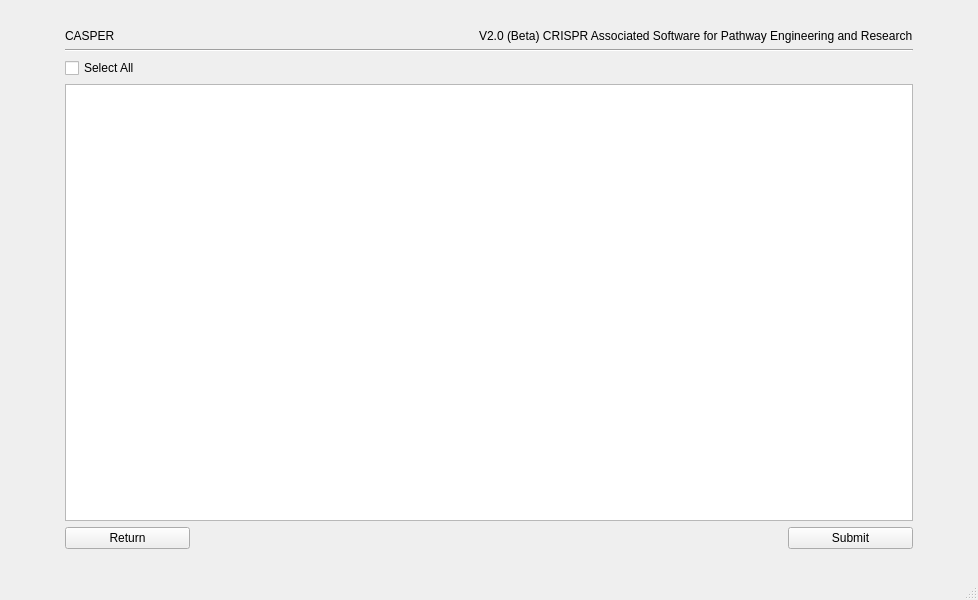
<?xml version="1.0" encoding="UTF-8"?>
<ui version="4.0">
 <class>MainWindow</class>
 <widget class="QMainWindow" name="MainWindow">
  <property name="enabled">
   <bool>true</bool>
  </property>
  <property name="geometry">
   <rect>
    <x>0</x>
    <y>0</y>
    <width>978</width>
    <height>600</height>
   </rect>
  </property>
  <property name="font">
   <font>
    <family>Arial</family>
    <weight>50</weight>
    <italic>false</italic>
    <bold>false</bold>
   </font>
  </property>
  <property name="windowTitle">
   <string>CASPER</string>
  </property>
  <property name="styleSheet">
   <string notr="true"/>
  </property>
  <widget class="QWidget" name="centralwidget">
   <layout class="QGridLayout" name="gridLayout">
    <item row="8" column="1" colspan="4">
     <spacer name="verticalSpacer">
      <property name="orientation">
       <enum>Qt::Vertical</enum>
      </property>
      <property name="sizeType">
       <enum>QSizePolicy::Fixed</enum>
      </property>
      <property name="sizeHint" stdset="0">
       <size>
        <width>20</width>
        <height>20</height>
       </size>
      </property>
     </spacer>
    </item>
    <item row="4" column="1">
     <widget class="QCheckBox" name="select_all_checkbox">
      <property name="text">
       <string>Select All</string>
      </property>
     </widget>
    </item>
    <item row="7" column="6">
     <widget class="QLabel" name="label_2">
      <property name="minimumSize">
       <size>
        <width>50</width>
        <height>0</height>
       </size>
      </property>
      <property name="maximumSize">
       <size>
        <width>50</width>
        <height>16777215</height>
       </size>
      </property>
      <property name="text">
       <string/>
      </property>
     </widget>
    </item>
    <item row="1" column="4">
     <widget class="QLabel" name="label_7">
      <property name="font">
       <font>
        <family>Arial</family>
        <weight>50</weight>
        <italic>false</italic>
        <bold>false</bold>
       </font>
      </property>
      <property name="styleSheet">
       <string notr="true"/>
      </property>
      <property name="text">
       <string>V2.0 (Beta) CRISPR Associated Software for Pathway Engineering and Research</string>
      </property>
     </widget>
    </item>
    <item row="5" column="6">
     <spacer name="horizontalSpacer_2">
      <property name="orientation">
       <enum>Qt::Horizontal</enum>
      </property>
      <property name="sizeType">
       <enum>QSizePolicy::Fixed</enum>
      </property>
      <property name="sizeHint" stdset="0">
       <size>
        <width>20</width>
        <height>20</height>
       </size>
      </property>
     </spacer>
    </item>
    <item row="1" column="1" colspan="3">
     <widget class="QLabel" name="label_8">
      <property name="sizePolicy">
       <sizepolicy hsizetype="Preferred" vsizetype="Fixed">
        <horstretch>0</horstretch>
        <verstretch>0</verstretch>
       </sizepolicy>
      </property>
      <property name="maximumSize">
       <size>
        <width>16777215</width>
        <height>16777215</height>
       </size>
      </property>
      <property name="styleSheet">
       <string notr="true"/>
      </property>
      <property name="text">
       <string>CASPER</string>
      </property>
     </widget>
    </item>
    <item row="4" column="0">
     <widget class="QLabel" name="label">
      <property name="minimumSize">
       <size>
        <width>50</width>
        <height>0</height>
       </size>
      </property>
      <property name="maximumSize">
       <size>
        <width>50</width>
        <height>16777215</height>
       </size>
      </property>
      <property name="text">
       <string/>
      </property>
     </widget>
    </item>
    <item row="5" column="1" colspan="4">
     <widget class="QTableWidget" name="tableWidget">
      <property name="minimumSize">
       <size>
        <width>0</width>
        <height>317</height>
       </size>
      </property>
      <property name="maximumSize">
       <size>
        <width>16777215</width>
        <height>16777215</height>
       </size>
      </property>
     </widget>
    </item>
    <item row="0" column="1" colspan="4">
     <spacer name="verticalSpacer_2">
      <property name="orientation">
       <enum>Qt::Vertical</enum>
      </property>
      <property name="sizeType">
       <enum>QSizePolicy::Fixed</enum>
      </property>
      <property name="sizeHint" stdset="0">
       <size>
        <width>20</width>
        <height>20</height>
       </size>
      </property>
     </spacer>
    </item>
    <item row="5" column="0">
     <spacer name="horizontalSpacer">
      <property name="orientation">
       <enum>Qt::Horizontal</enum>
      </property>
      <property name="sizeType">
       <enum>QSizePolicy::Fixed</enum>
      </property>
      <property name="sizeHint" stdset="0">
       <size>
        <width>20</width>
        <height>20</height>
       </size>
      </property>
     </spacer>
    </item>
    <item row="2" column="1" colspan="4">
     <widget class="Line" name="line">
      <property name="orientation">
       <enum>Qt::Horizontal</enum>
      </property>
     </widget>
    </item>
    <item row="6" column="1" rowspan="2" colspan="4">
     <layout class="QHBoxLayout" name="horizontalLayout">
      <item alignment="Qt::AlignLeft">
       <widget class="QPushButton" name="Go_Back_Button">
        <property name="sizePolicy">
         <sizepolicy hsizetype="Minimum" vsizetype="Fixed">
          <horstretch>0</horstretch>
          <verstretch>0</verstretch>
         </sizepolicy>
        </property>
        <property name="minimumSize">
         <size>
          <width>125</width>
          <height>0</height>
         </size>
        </property>
        <property name="maximumSize">
         <size>
          <width>16777215</width>
          <height>16777215</height>
         </size>
        </property>
        <property name="text">
         <string>Return</string>
        </property>
       </widget>
      </item>
      <item alignment="Qt::AlignRight">
       <widget class="QPushButton" name="Submit_button">
        <property name="sizePolicy">
         <sizepolicy hsizetype="Minimum" vsizetype="Fixed">
          <horstretch>0</horstretch>
          <verstretch>0</verstretch>
         </sizepolicy>
        </property>
        <property name="minimumSize">
         <size>
          <width>125</width>
          <height>0</height>
         </size>
        </property>
        <property name="maximumSize">
         <size>
          <width>16777215</width>
          <height>16777215</height>
         </size>
        </property>
        <property name="text">
         <string>Submit</string>
        </property>
       </widget>
      </item>
     </layout>
    </item>
   </layout>
  </widget>
  <widget class="QStatusBar" name="statusbar"/>
  <action name="actionNew">
   <property name="text">
    <string>New</string>
   </property>
  </action>
  <action name="actionOpen">
   <property name="text">
    <string>Open</string>
   </property>
  </action>
  <action name="actionOpen_Recent">
   <property name="text">
    <string>Open Recent...</string>
   </property>
  </action>
  <action name="actionSave">
   <property name="text">
    <string>Save</string>
   </property>
  </action>
  <action name="actionExit">
   <property name="text">
    <string>Exit</string>
   </property>
  </action>
  <action name="actionUndo">
   <property name="text">
    <string>Undo</string>
   </property>
  </action>
  <action name="actionCut">
   <property name="text">
    <string>Cut</string>
   </property>
  </action>
  <action name="actionCopy">
   <property name="text">
    <string>Copy</string>
   </property>
  </action>
  <action name="actionPaste">
   <property name="text">
    <string>Paste</string>
   </property>
  </action>
  <action name="actionCut_Rev_Com">
   <property name="text">
    <string>Cut Rev-Com</string>
   </property>
  </action>
  <action name="actionCopy_Rev_Com">
   <property name="text">
    <string>Copy Rev-Com</string>
   </property>
  </action>
  <action name="actionPaste_Rev_Com">
   <property name="text">
    <string>Paste Rev-Com</string>
   </property>
  </action>
  <action name="actionUpload_New_Genome">
   <property name="text">
    <string>Seq_Finder Analysis...</string>
   </property>
  </action>
  <action name="actionUpload_New_Endonuclease">
   <property name="text">
    <string>Define New Endonuclease...</string>
   </property>
  </action>
  <action name="actionChange_Directory">
   <property name="text">
    <string>Change Database Directory</string>
   </property>
  </action>
  <action name="actionNCBI_BLAST">
   <property name="text">
    <string>NCBI BLAST</string>
   </property>
  </action>
  <action name="actionExcel_csv">
   <property name="text">
    <string>Excel (.csv)</string>
   </property>
  </action>
  <action name="actionIDT_Order">
   <property name="text">
    <string>IDT Order</string>
   </property>
  </action>
  <action name="actionMultitargeting">
   <property name="text">
    <string>Multitargeting</string>
   </property>
  </action>
  <action name="actionPopulation_Analysis">
   <property name="text">
    <string>Population Analysis</string>
   </property>
  </action>
  <action name="actionComplete_Target_Analysis">
   <property name="text">
    <string>Complete Target Analysis</string>
   </property>
  </action>
  <action name="actionNew_CASPER_Window">
   <property name="text">
    <string>New CASPER Window</string>
   </property>
  </action>
 </widget>
 <resources/>
 <connections/>
</ui>
